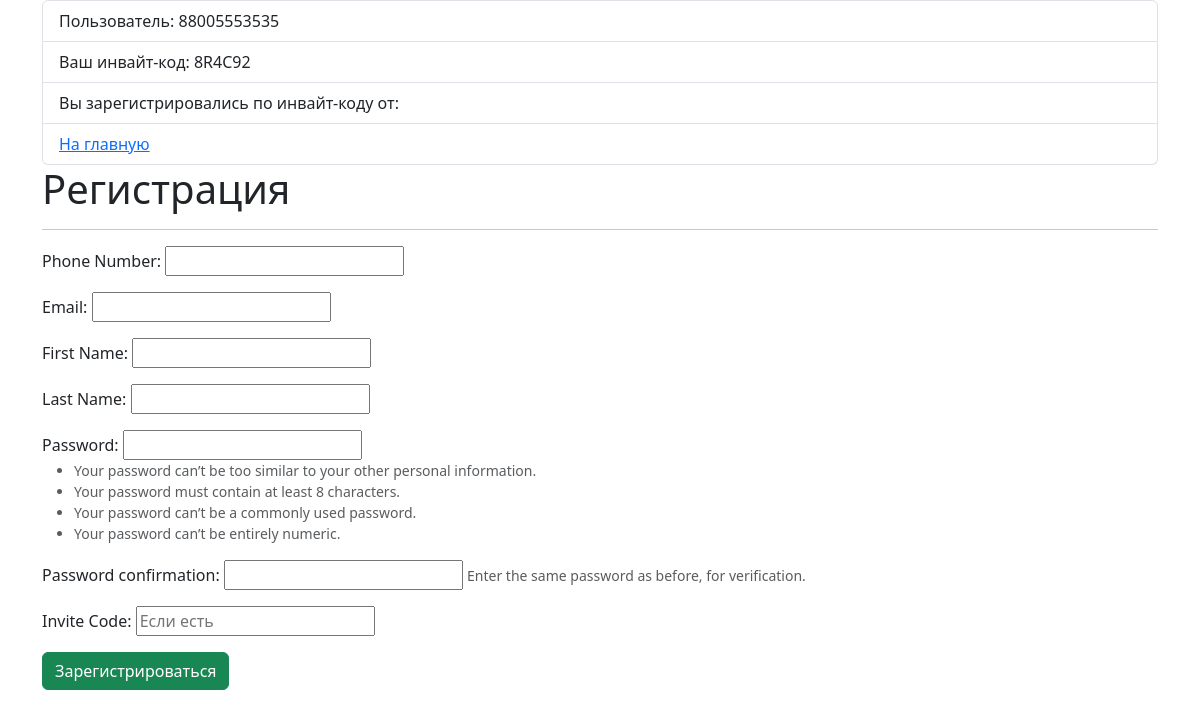
The app's page /register/ (signed in) with its own data.
### users/models.py (models this page shows)
class CustomUser(AbstractBaseUser, PermissionsMixin):
    phone_number  = models.CharField(max_length=15, unique=True)
    invite_code   = models.CharField(max_length=6, unique=True, default=generate_invite_code)
    invited_by    = models.ForeignKey(
        'self',
        null=True,
        blank=True,
        on_delete=models.SET_NULL,
        related_name='invited_users'
    )
    email = models.EmailField(unique=True)
    first_name = models.CharField(max_length=30, blank=True)
    last_name = models.CharField(max_length=30, blank=True)
    is_active = models.BooleanField(default=True)
    is_staff = models.BooleanField(default=False)
    date_joined = models.DateTimeField(auto_now_add=True)
    objects = UserManager()
    USERNAME_FIELD = 'phone_number'
    REQUIRED_FIELDS = []
    invited_by = models.ForeignKey(
        'self',
        on_delete=models.SET_NULL,
        null=True,
        blank=True,
        related_name='referrals',
        verbose_name='Пригласивший пользователь'
    )
    def __str__(self):
        return self.phone_number

### users/views.py (the view, shortened to what this page needs)
# urls.py: path('register/', Register.as_view(), name='register'),
class Register(View):
    template_name = 'registration/register.html'
    def get(self, request):
        return render(request, self.template_name, {'form': CustomUserCreationForm()})

### users/models.py (called while the page is built)
def generate_invite_code():
    chars = string.ascii_uppercase + string.digits
    return ''.join(random.choices(chars, k=6))

### templates/registration/register.html (shortened to what this page needs)
{% extends 'base.html' %}
{% block content %}
  <h1>Регистрация</h1>
  <hr>
  <form method="post" action="{% url 'register' %}">
    {% for field in form %}
      <div class="mb-3">
        {{ field.label_tag }}
        {{ field }}
        {% if field.help_text %}
          <small class="form-text text-muted">{{ field.help_text }}</small>
        {% endif %}
      </div>
    {% endfor %}
    <button type="submit" class="btn btn-success">Зарегистрироваться</button>
  </form>
{% endblock %}

### templates/base.html (shortened to what this page needs)
<!DOCTYPE html>
<html lang="en">
<head>
    <link rel="stylesheet" href="https://cdn.jsdelivr.net/npm/bootstrap@5.3.3/dist/css/bootstrap.min.css">
</head>
<body class="container">
<ul class="list-group">
    <li class="list-group-item">
        Пользователь: {{ user }}
    </li>
    <li class="list-group-item">
        Ваш инвайт-код: {{ request.user.invite_code }}
    </li>
    <li class="list-group-item">Вы зарегистрировались по инвайт-коду от: {{ user.invited_by.phone_number }}</li>
    <li class="list-group-item">
        <a href="{% url 'home' %}"> На главную </a>
    </li>
</ul>
{% block content %}
{% endblock %}
</body>
</html>

### records on screen
CustomUser: is_active+password+phone_number "88005553535", user.invite_code "8R4C92"

### other values on screen
{{ field.label_tag }} "Phone Number:" "Email:" "First Name:" "Last Name:" "Password:" "Password confirmation:" "Invite Code:"
{{ field.help_text }} "Enter the same password as before, for verification."
